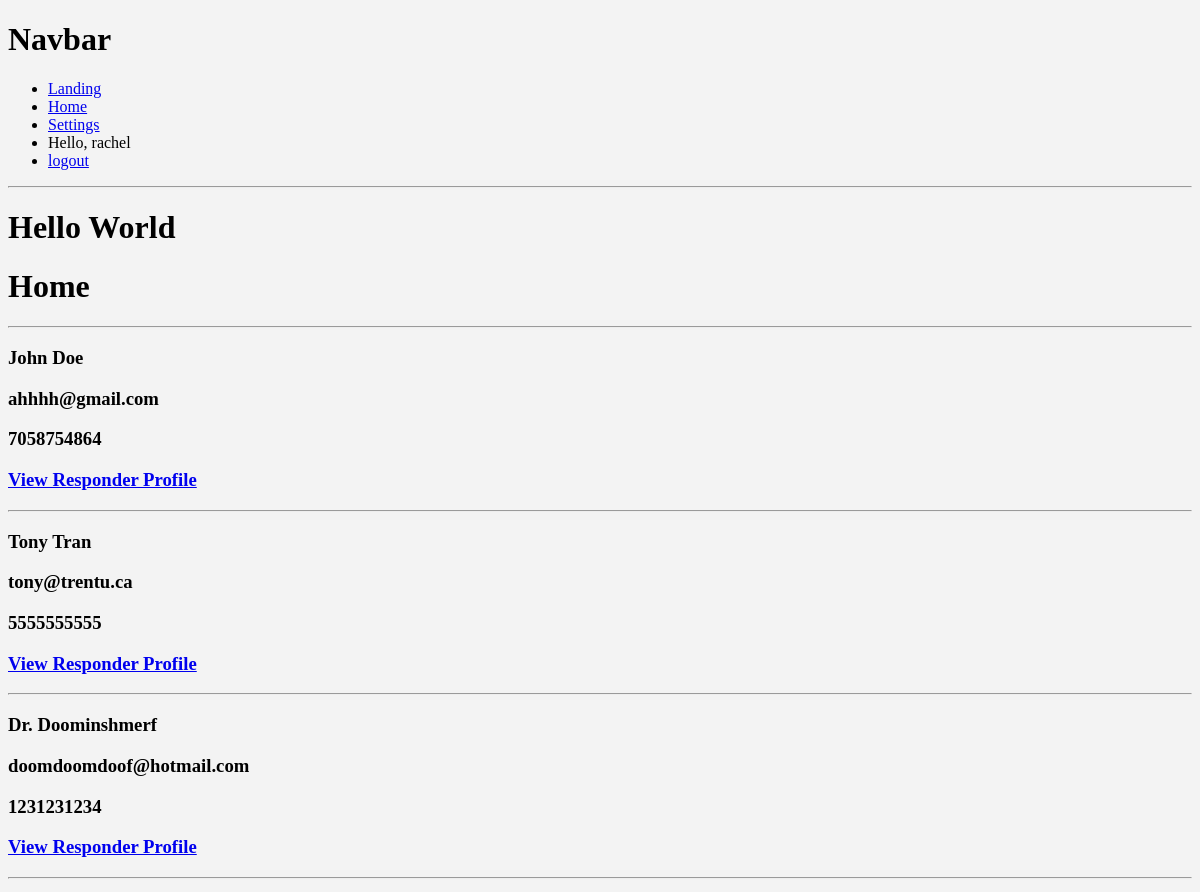
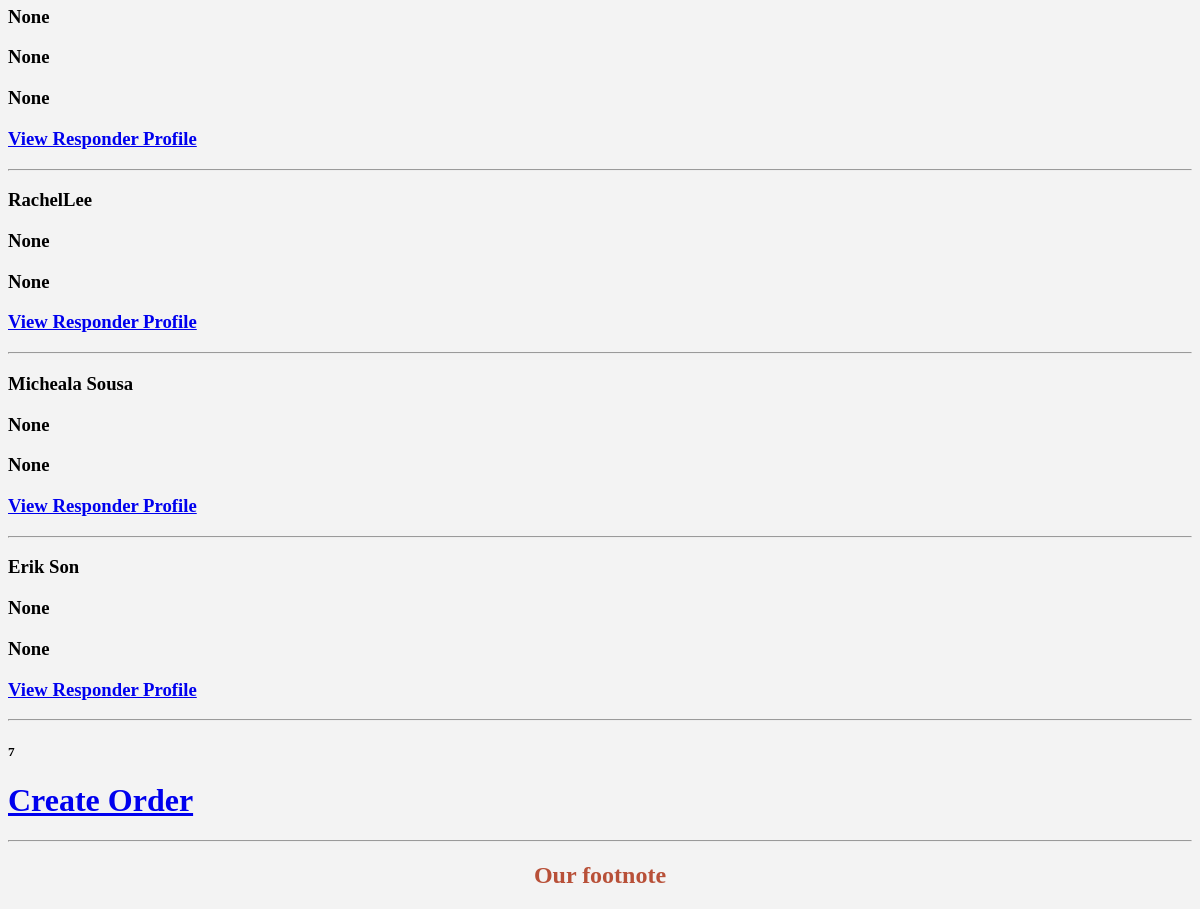
/home/ (signed in), run on the app's committed database (2 pictures, top to bottom).
### manager/models.py (models this page shows, shortened)
class Responder(models.Model):
    user = models.OneToOneField(User, null=True, on_delete=models.CASCADE)
    name = models.CharField(max_length=200, null=True)
    phone = models.CharField(max_length=10, null=True)
    email = models.CharField(max_length=250, null=True)
    profile_pic = models.ImageField(default="defaultProfilePicture.jpg", null=True, blank=True)
    date_created = models.DateTimeField(auto_now_add=True)

### manager/decorators.py (the view)
        def wrapper_func(request, *args, **kwargs):
            group = None
            if request.user.groups.exists():
                group = request.user.groups.all()[0].name
            if group in allowed_roles:
                return view_func(request, *args, **kwargs)
            else:
                return HttpResponse('You are not authorized to view this page')

### manager/views.py (called while the page is built)
@login_required(login_url='login')
@allowed_users(allowed_roles=['admin', 'responder'])
def home(request):
    responders = Responder.objects.all()
    total_responders = responders.count()
    context = {
        'responders': responders,
        'total_responders': total_responders
    }
    return render(request, 'manager/home.html', context)

### manager/templates/manager/home.html
{% extends 'manager/main.html' %}
{% load static%}
{% block content %}
<h1>Home</h1>
<hr>
{% for res in responders %}
    <h3>{{res.name}}</h3>
    <h3>{{res.email}}</h3>
    <h3>{{res.phone}}</h3>
    <h3><a href="{% url 'dashboard' res.id %}">View Responder Profile</a></h3>
    <hr>
{% endfor %}
<h5>{{total_responders}}</h5>
<h1><a href="{% url 'create_order' %}">Create Order</a></h1>
{% endblock %}

### manager/templates/manager/navbar.html
{% load static %}
<h1>Navbar</h1>
<nav>
    <ul>
        <li>
            <a href="{% url 'landing' %}">Landing</a>
        </li>
        <li>
            <a href="{% url 'home' %}">Home</a>
        </li>
        {% if request.user.is_staff %}
        <li>
            <a href="{% url 'inventory' %}">Inventory</a>
        </li>
        {% else %}
        <li>
            <a href="{% url 'account' %}">Settings</a>
        </li>
        {% endif %}
        <li>
            Hello, {{request.user}}
        </li>
        <li>
            <a href="{% url 'logout' %}">logout</a>
        </li>
    </ul>
</nav>
<hr>

### static/css/main.css (style rules this page uses)
:root { --primary-color: #b85038; --accent-color: #342c6b; --text-color: #191a23; --bg-color: #f3f3f3; }
body { background-color: var(--bg-color); }

### data on the page
Responder: name "John Doe", email "ahhhh@gmail.com", phone "7058754864"
Responder: name "Tony Tran", email "tony@trentu.ca", phone "5555555555"
Responder: name "Dr. Doominshmerf", email "doomdoomdoof@hotmail.com", phone "1231231234"
Responder: name "None", email "None", phone "None"
Responder: name "RachelLee", email "None", phone "None"
Responder: name "Micheala Sousa", email "None", phone "None"
Responder: name "Erik Son", email "None", phone "None"

### other printed values
{{ request.user }} "rachel"
{{ total_responders }} "7"
